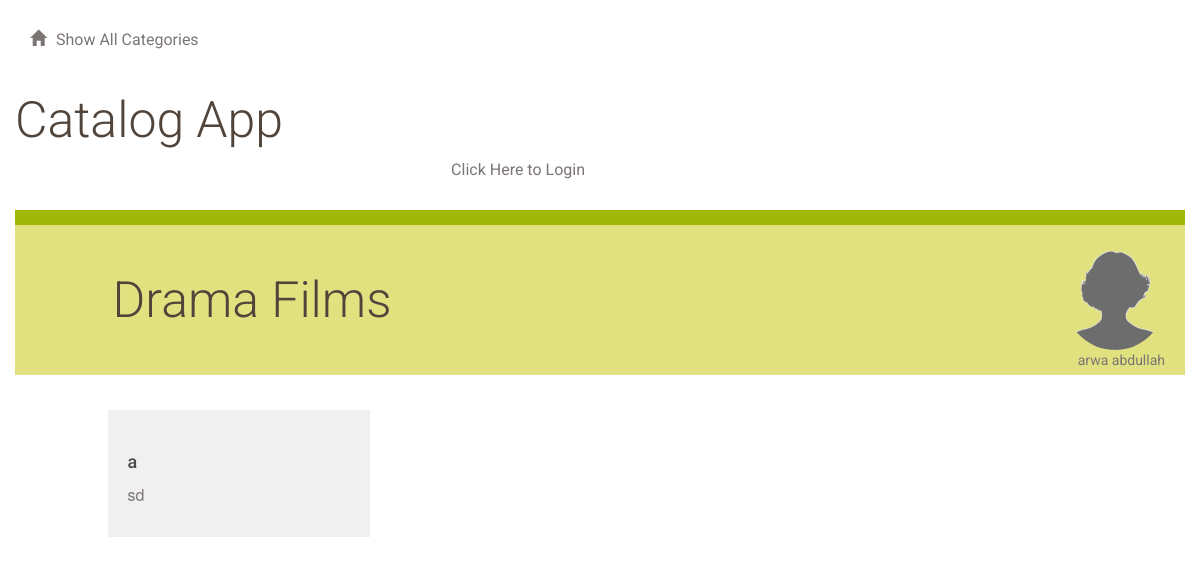
The page /catalog/4/items/12/ on the database its author committed.
### database_setup.py (models this page shows, shortened)
class Category(Base):
    __tablename__ = 'category'
    id = Column(Integer, primary_key=True)
    name = Column(String(250), nullable=False)
    user_id = Column(Integer, ForeignKey('user.id'))
    user = relationship(User)

class User(Base):
    __tablename__ = 'user'
    id = Column(Integer, primary_key=True)
    name = Column(String(250), nullable=False)
    email = Column(String(250), nullable=False)
    picture = Column(String(250))

class Item(Base):
    __tablename__ = 'item'
    id = Column(Integer, primary_key=True)
    title = Column(String(250), nullable=False)
    description = Column(String(250))
    date = Column(DateTime, nullable=False)
    cat_id = Column(Integer, ForeignKey('category.id'))
    category = relationship(Category)
    user_id = Column(Integer, ForeignKey('user.id'))
    user = relationship(User)

### app.py (the view)
@app.route('/catalog/<int:category_id>/items/<int:item_id>/')
def showItemDetails(item_id, category_id):
    item = session.query(Item).filter_by(id=item_id).one()
    creator = getUserInfo(item.user_id)
    if 'username' not in login_session or \
       creator.id != login_session['user_id']:
        return render_template('publicitemDetails.html',
                               item=item,
                               creator=creator)
    else:
        return render_template('itemDetails.html',
                               item=item,
                               creator=creator)

### app.py (called while the page is built)
def getUserInfo(user_id):
    user = session.query(User).filter_by(id=user_id).one()
    return user

### templates/publicitemDetails.html
{% extends "main.html" %}
{% block content %}
{% include "header.html" %}
	<div class="row divider green">
		<div class="col-md-12"></div>
	</div>
	<div class="row banner menu">
		<div class="col-md-11 col-md-offset-1 padding-none">
			<h1>{{ item.category.name }}
				<figure class="creator">
					<img src="{{ url_for('static', filename='blank_user.gif') }}">
					<figcaption>{{ creator.name }}</figcaption>
				</figure>
			</h1>
		</div>
	</div>
  <div class="row">
    <div class="col-md-1"></div>
    <div class="col-md-3">
            <div class="menu-item">
              <h3>{{item.title}}</h3>
              <p>{{item.description}}</p>
            </div>
    </div>
    <div class="col-md-1"></div>
  </div>
  {% endblock %}

### static/styles.css (style rules this page uses)
* { font-family: "Helvetica Neue Bold", Roboto, Helvetica, Arial, sans-serif; font-weight: 700; }
h1 { font-family: "Helvetica Neue Light", Roboto, Helvetica, Arial, sans-serif; font-size: 50px; color: #51453B; line-height: 60px; font-weight: 300; }
h3 { font-size: 18px; color: #4A4A4A; line-height: 23px; }
p { font-family: "Helvetica Neue", Roboto, Helvetica, Arial, sans-serif; font-size: 16px; color: #7B7573; line-height: 24px; font-weight: 400; }
.padding-none { padding: 0; }
.divider { height: 15px; }
.divider.green { background-color: #9FB80A; }
.banner.menu { height: 150px; background-color: #E1E17F; }
.banner h1 { margin: 45px 0; }
.menu-item { background: #F0F0F0; padding: 20px; margin: 20px; margin-left: -20px; }
.creator { padding-right: 20px; margin-top: -20px; text-align: right; float:right; }
.creator img { width: 100px; border-radius: 50%; }
.creator figcaption { font-size: 14px; color: #7B7573; font-weight: 400; margin-top: -20px; }

### rows shown on the page
Category: category.name "Drama Films"
User: name "arwa abdullah"
Item: title "a", description "sd"
